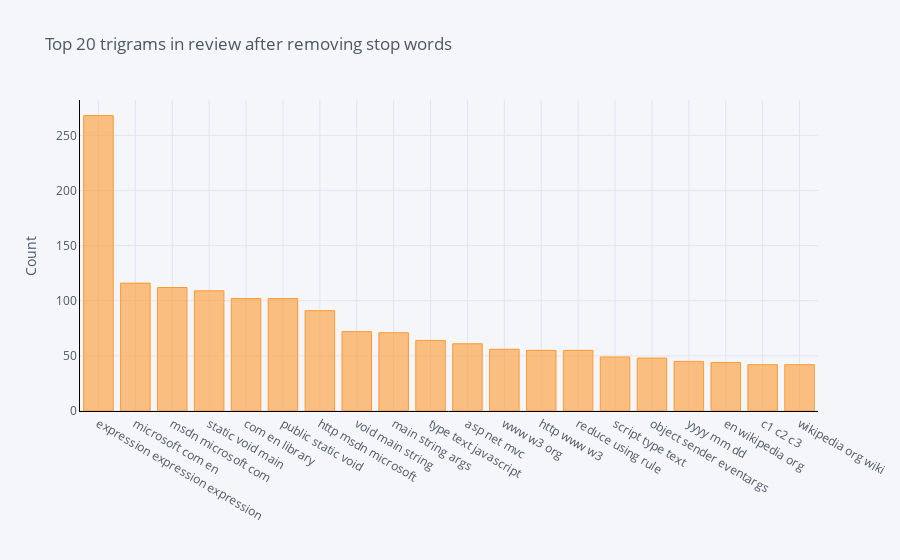

Source (notebook cell):
### Markdown cell above
### The distribution of top trigrams after removing stop words

### Code cell
def get_top_n_trigram(corpus, n=None):
    vec = CountVectorizer(ngram_range=(3, 3), stop_words='english').fit(corpus)
    bag_of_words = vec.transform(corpus)
    sum_words = bag_of_words.sum(axis=0) 
    words_freq = [(word, sum_words[0, idx]) for word, idx in vec.vocabulary_.items()]
    words_freq =sorted(words_freq, key = lambda x: x[1], reverse=True)
    return words_freq[:n]
common_words = get_top_n_trigram(df['aa_body'], 20)
for word, freq in common_words:
    print(word, freq)
df6 = pd.DataFrame(common_words, columns = ['aa_body_top' , 'count'])
df6.groupby('aa_body_top').sum()['count'].sort_values(ascending=False).iplot(
    kind='bar', yTitle='Count', linecolor='black', title='Top 20 trigrams in answers after removing stop words')

### Figure 1 — Plotly figure (JSON) as saved in the notebook; plotly's stock layout.template omitted (floating-point values rounded to 4 significant figures)
{"data": [{"marker": {"color": "rgba(255, 153, 51, 0.6)", "line": {"color": "rgba(255, 153, 51, 1.0)", "width": 1}}, "name": "count", "orientation": "v", "text": "", "type": "bar", "x": ["expression expression expression", "microsoft com en", "msdn microsoft com", "static void main", "com en library", "public static void", "http msdn microsoft", "void main string", "main string args", "type text javascript", "asp net mvc", "www w3 org", "http www w3", "reduce using rule", "script type text", "object sender eventargs", "yyyy mm dd", "en wikipedia org", "c1 c2 c3", "wikipedia org wiki"], "y": [268, 116, 112, 109, 102, 102, 91, 72, 71, 64, 61, 56, 55, 55, 49, 48, 45, 44, 42, 42]}], "layout": {"legend": {"bgcolor": "#F5F6F9", "font": {"color": "#4D5663"}}, "paper_bgcolor": "#F5F6F9", "plot_bgcolor": "#F5F6F9", "title": {"font": {"color": "#4D5663"}, "text": "Top 20 trigrams in review after removing stop words"}, "xaxis": {"gridcolor": "#E1E5ED", "linecolor": "black", "showgrid": true, "tickfont": {"color": "#4D5663"}, "title": {"font": {"color": "#4D5663"}, "text": ""}, "zerolinecolor": "#E1E5ED"}, "yaxis": {"gridcolor": "#E1E5ED", "linecolor": "black", "showgrid": true, "tickfont": {"color": "#4D5663"}, "title": {"font": {"color": "#4D5663"}, "text": "Count"}, "zerolinecolor": "#E1E5ED"}}}
